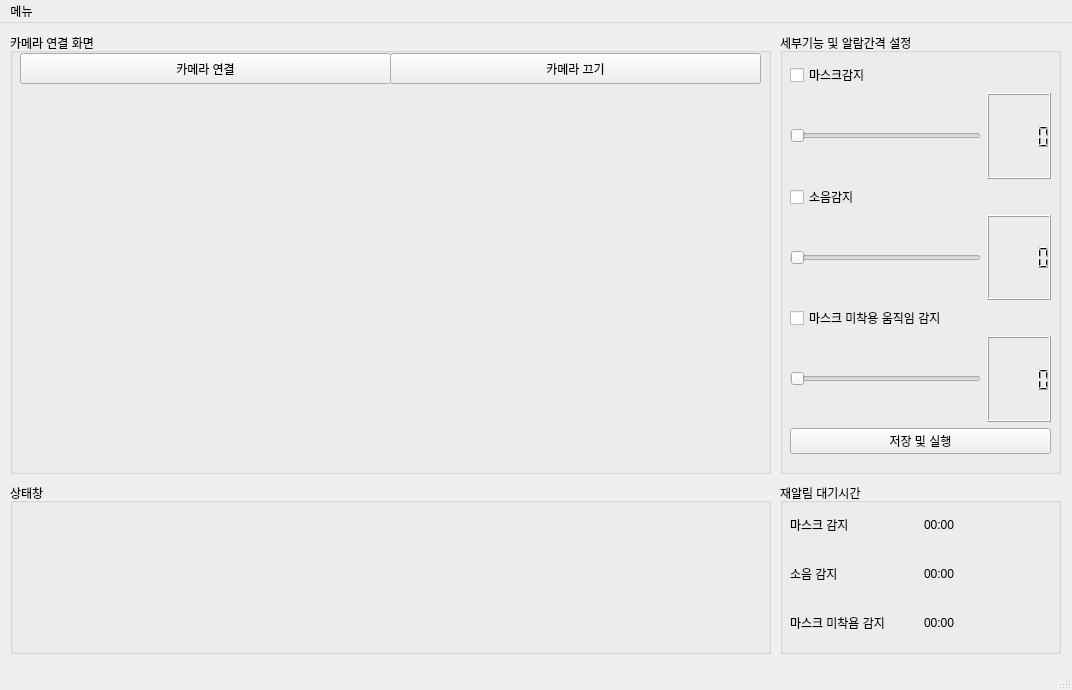
<?xml version="1.0" encoding="UTF-8"?>
<ui version="4.0">
 <class>test</class>
 <widget class="QMainWindow" name="test">
  <property name="geometry">
   <rect>
    <x>0</x>
    <y>0</y>
    <width>1072</width>
    <height>690</height>
   </rect>
  </property>
  <property name="windowTitle">
   <string>test</string>
  </property>
  <widget class="QWidget" name="centralwidget">
   <widget class="QGroupBox" name="camera_line">
    <property name="geometry">
     <rect>
      <x>10</x>
      <y>10</y>
      <width>761</width>
      <height>441</height>
     </rect>
    </property>
    <property name="title">
     <string>카메라 연결 화면</string>
    </property>
    <widget class="QPushButton" name="camera_on">
     <property name="geometry">
      <rect>
       <x>10</x>
       <y>20</y>
       <width>371</width>
       <height>31</height>
      </rect>
     </property>
     <property name="text">
      <string>카메라 연결</string>
     </property>
    </widget>
    <widget class="QPushButton" name="camera_off">
     <property name="geometry">
      <rect>
       <x>380</x>
       <y>20</y>
       <width>371</width>
       <height>31</height>
      </rect>
     </property>
     <property name="text">
      <string>카메라 끄기</string>
     </property>
    </widget>
    <widget class="QWidget" name="camera" native="true">
     <property name="geometry">
      <rect>
       <x>10</x>
       <y>50</y>
       <width>741</width>
       <height>381</height>
      </rect>
     </property>
    </widget>
   </widget>
   <widget class="QGroupBox" name="waiting_line">
    <property name="geometry">
     <rect>
      <x>780</x>
      <y>460</y>
      <width>281</width>
      <height>171</height>
     </rect>
    </property>
    <property name="title">
     <string>재알림 대기시간</string>
    </property>
    <widget class="QWidget" name="verticalLayoutWidget_2">
     <property name="geometry">
      <rect>
       <x>10</x>
       <y>20</y>
       <width>261</width>
       <height>141</height>
      </rect>
     </property>
     <layout class="QVBoxLayout" name="waiting_vbox">
      <item>
       <layout class="QHBoxLayout" name="horizontalLayout_5">
        <item>
         <widget class="QLabel" name="mask_waiting">
          <property name="text">
           <string>마스크 감지</string>
          </property>
         </widget>
        </item>
        <item>
         <widget class="QLabel" name="mask_time">
          <property name="text">
           <string>00:00</string>
          </property>
         </widget>
        </item>
       </layout>
      </item>
      <item>
       <layout class="QHBoxLayout" name="horizontalLayout_6">
        <item>
         <widget class="QLabel" name="decibel_waiting">
          <property name="text">
           <string>소음 감지</string>
          </property>
         </widget>
        </item>
        <item>
         <widget class="QLabel" name="decibel_time">
          <property name="text">
           <string>00:00</string>
          </property>
         </widget>
        </item>
       </layout>
      </item>
      <item>
       <layout class="QHBoxLayout" name="horizontalLayout_4">
        <item>
         <widget class="QLabel" name="movement_waiting">
          <property name="text">
           <string>마스크 미착욤 감지</string>
          </property>
         </widget>
        </item>
        <item>
         <widget class="QLabel" name="movement_time">
          <property name="text">
           <string>00:00</string>
          </property>
         </widget>
        </item>
       </layout>
      </item>
     </layout>
    </widget>
   </widget>
   <widget class="QGroupBox" name="state_line">
    <property name="geometry">
     <rect>
      <x>10</x>
      <y>460</y>
      <width>761</width>
      <height>171</height>
     </rect>
    </property>
    <property name="title">
     <string>상태창</string>
    </property>
   </widget>
   <widget class="QGroupBox" name="function_line">
    <property name="geometry">
     <rect>
      <x>780</x>
      <y>10</y>
      <width>281</width>
      <height>441</height>
     </rect>
    </property>
    <property name="title">
     <string>세부기능 및 알람간격 설정</string>
    </property>
    <widget class="QWidget" name="verticalLayoutWidget">
     <property name="geometry">
      <rect>
       <x>10</x>
       <y>30</y>
       <width>261</width>
       <height>391</height>
      </rect>
     </property>
     <layout class="QVBoxLayout" name="function_vbox">
      <item>
       <widget class="QCheckBox" name="mask_detect">
        <property name="text">
         <string>마스크감지</string>
        </property>
       </widget>
      </item>
      <item>
       <layout class="QHBoxLayout" name="mask_hbox">
        <item>
         <widget class="QSlider" name="mask_slider">
          <property name="orientation">
           <enum>Qt::Horizontal</enum>
          </property>
         </widget>
        </item>
        <item>
         <widget class="QLCDNumber" name="mask_lcd"/>
        </item>
       </layout>
      </item>
      <item>
       <widget class="QCheckBox" name="decibel_detect">
        <property name="text">
         <string>소음감지</string>
        </property>
       </widget>
      </item>
      <item>
       <layout class="QHBoxLayout" name="decibel_hbox">
        <item>
         <widget class="QSlider" name="decibel_slider">
          <property name="orientation">
           <enum>Qt::Horizontal</enum>
          </property>
         </widget>
        </item>
        <item>
         <widget class="QLCDNumber" name="decibel_lcd"/>
        </item>
       </layout>
      </item>
      <item>
       <widget class="QCheckBox" name="movement_detect">
        <property name="text">
         <string>마스크 미착용 움직임 감지</string>
        </property>
       </widget>
      </item>
      <item>
       <layout class="QHBoxLayout" name="movement_hbox">
        <item>
         <widget class="QSlider" name="movement_slider">
          <property name="orientation">
           <enum>Qt::Horizontal</enum>
          </property>
         </widget>
        </item>
        <item>
         <widget class="QLCDNumber" name="movement_lcd"/>
        </item>
       </layout>
      </item>
      <item>
       <widget class="QPushButton" name="save_run_button">
        <property name="text">
         <string>저장 및 실행</string>
        </property>
       </widget>
      </item>
     </layout>
    </widget>
   </widget>
  </widget>
  <widget class="QStatusBar" name="statusbar"/>
  <widget class="QMenuBar" name="menubar">
   <property name="geometry">
    <rect>
     <x>0</x>
     <y>0</y>
     <width>1072</width>
     <height>26</height>
    </rect>
   </property>
   <widget class="QMenu" name="menumenu">
    <property name="title">
     <string>메뉴</string>
    </property>
    <addaction name="actionsavew"/>
   </widget>
   <addaction name="menumenu"/>
  </widget>
  <action name="actionsavew">
   <property name="text">
    <string>test</string>
   </property>
   <property name="iconText">
    <string>test</string>
   </property>
  </action>
 </widget>
 <resources/>
 <connections/>
</ui>
